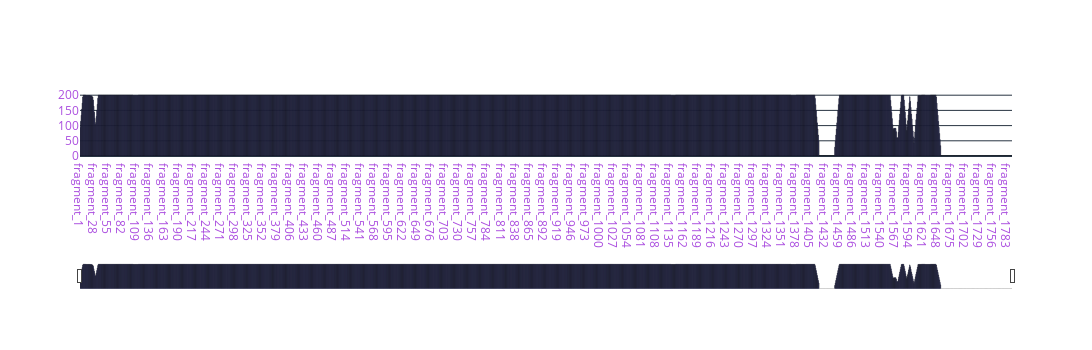

The notebook cell this image was saved under:
### Code cell
df_max = pd.DataFrame()
for value in fragments:
    df.drop_duplicates(inplace=True)
    max_value = df[df['Fragment'] == value]['Identities0'].max()
    new_df = df[(df['Fragment'] == value) & (df['Identities0'] == max_value)]
    df_max = df_max.append(new_df, ignore_index=True)

df_max = df_max[['Fragment', 'Identities0']]
df_max.drop_duplicates(inplace=True)


title_font_color = "#ffffff"
title_font_family = 'Nunito Sans, sans-serif'
title_x=0.5
autosize=True
width=1600
height=350
paper_bgcolor = "white"
plot_bgcolor = "white"
template = 'plotly_dark'
axis_text_color = '#ab4edf'
fig = go.Figure()
fig.update_layout(
        title= '[Query Plasmid Name]',
        title_font_color=title_font_color,
        title_font_family= title_font_family, 
        title_x=title_x,
        autosize=autosize,
        width=width,
        height=height,
        paper_bgcolor=paper_bgcolor,
        plot_bgcolor=plot_bgcolor,
        template=template
        )

fig.add_trace(go.Bar(y=df_max.Identities0, x=df_max.Fragment))
fig.update_xaxes(visible=True, fixedrange=False, autorange = True,color=axis_text_color, rangeslider_visible=True, showspikes=True, spikethickness=2, spikecolor="#ffa500")
fig.update_yaxes(visible=True, fixedrange=False,  autorange = True, color=axis_text_color, showspikes=True, spikethickness=2, spikecolor="#ffa500")

config = dict({'scrollZoom': False, 'displayModeBar': True})

fig.show(config = config)

### Figure 1 — Plotly figure (JSON) as saved in the notebook; plotly's stock layout.template omitted (floating-point values rounded to 4 significant figures; data arrays with more than 128 entries replaced by an {"elided": "..."} marker saying what was removed)
{"data": [{"type": "bar", "x": {"elided": "1792 str values"}, "y": {"elided": "1792 int values"}}], "layout": {"autosize": true, "height": 350, "paper_bgcolor": "white", "plot_bgcolor": "white", "title": {"font": {"color": "#ffffff"}, "text": "[Query Plasmid Name]", "x": 0.5}, "width": 1600, "xaxis": {"autorange": true, "color": "#ab4edf", "fixedrange": false, "rangeslider": {"visible": true}, "showspikes": true, "spikecolor": "#ffa500", "spikethickness": 2, "visible": true}, "yaxis": {"autorange": true, "color": "#ab4edf", "fixedrange": false, "showspikes": true, "spikecolor": "#ffa500", "spikethickness": 2, "visible": true}}}
